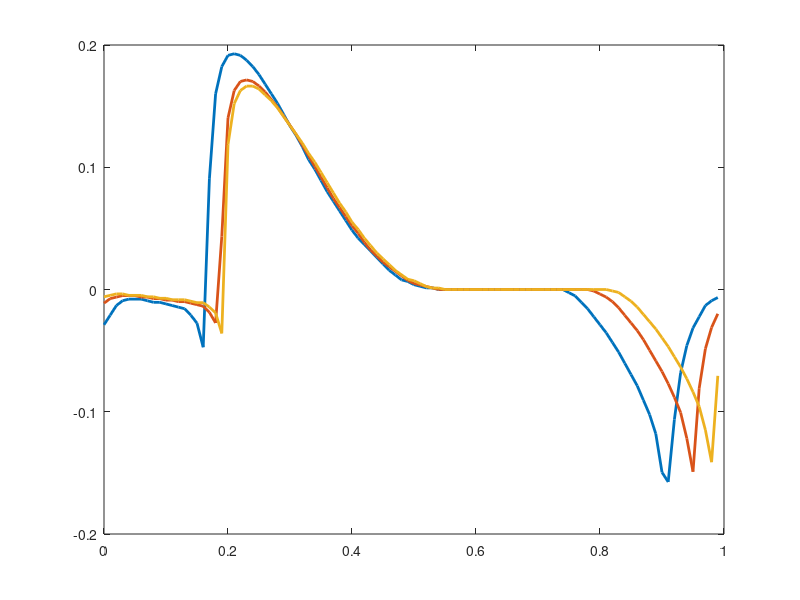

MATLAB code for this plot: (Note: this script raises an error after producing the figure.)
clear all
clc

load ('D0.mat')
N = phase_shift;
load ('D1.5.mat')
S = phase_shift;
load ('D3.mat')
M = phase_shift;
load ('D4.5.mat')
L = phase_shift;

num_phase = 100;

figure(1)
plot((0:num_phase-1)/num_phase,N,'-','LineWidth',2)
hold on
plot((0:num_phase-1)/num_phase,S,'-','LineWidth',2)
plot((0:num_phase-1)/num_phase,M,'-','LineWidth',2)
% plot((0:num_phase-1)/num_phase,L,'-','LineWidth',2)
ax = gca;
ax.FontSize = 14; 

ylim([-0.5 0.5])
set(gcf,'Position',[500 200 600 320])
xlabel('\phi, normalized phase of when stimulus is applied','FontSize',15)
ylabel('normalized phase advancement','FontSize',15)
legend({'D = 0','D = 1.5','D = 3'})
